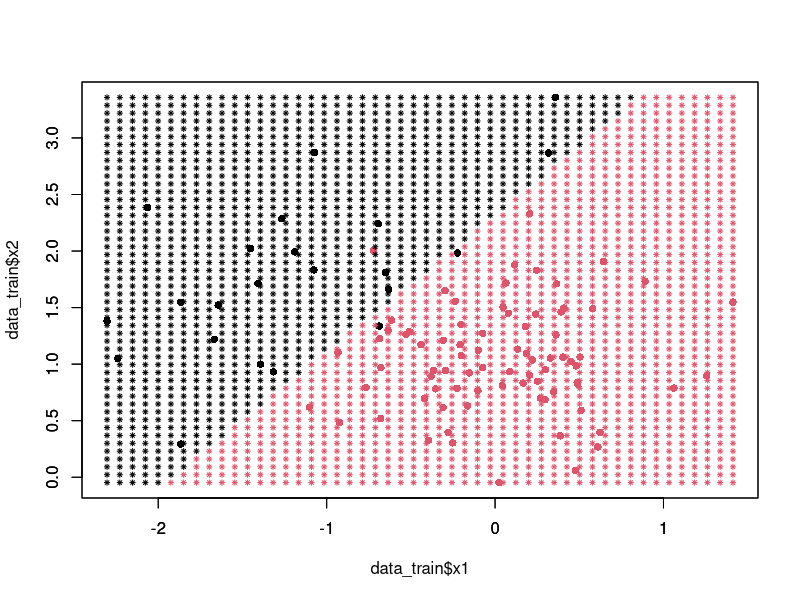

Source code (R):
# Adresse du dossier où vous travaillez
setwd("/home/charles/github/CREMIfiles/IF344_Analyse/apprentissageSuperviseClassification/Code")
# Supprimer toutes les variables
rm(list=ls(all=TRUE))
# Supprimer tous les graphiques déjà présents
graphics.off()

# Lecture des données d’apprentissage
data_train <- read.table("../../Data/synth_train.txt", header=T, sep="\t");
data_train_y <- data_train$y
data_train$y <- as.factor(data_train$y)

# Régression logistique
glm_train <- glm(y~., data = data_train, family=binomial())

# Lecture des données test
data_test <- read.table("../../Data/synth_test.txt", header=T, sep="\t");
data_test_x <- data.frame(x1=data_test$x1, x2=data_test$x2)
# Prédiction sur les données test
glm_train_predict <- predict(glm_train, newdata=data_test_x, type="response")
result_glm_train_predict <- (glm_train_predict > 0.5)+1

# Comparaison des valeurs prédites et des valeurs observées
table(result_glm_train_predict, data_test$y)
# Calcul du taux d’erreur
glm_error_rate <- mean(result_glm_train_predict != data_test$y)
cat("error rate using test data (Logistic regression) = ", glm_error_rate)

# Frontières Logistic regression
gridx1 <- seq(from=min(data_train$x1), to=max(data_train$x1), length.out=50)
gridx2 <- seq(from=min(data_train$x2), to=max(data_train$x2), length.out=50)
grid <- expand.grid(x1 = gridx1, x2 = gridx2)
data_grid_x <- data.frame(x1=grid[,1], x2=grid[,2])
glm_train_predict_grid <- predict(glm_train, newdata=data_grid_x, type="response")
result_glm_train_predict_grid <- (glm_train_predict_grid > 0.5)+1
plot(data_train$x1, data_train$x2, col=data_train_y, pch=16)
par(new=T)
plot(data_grid_x$x1, data_grid_x$x2, col=result_glm_train_predict_grid, pch=8, cex=0.5, ann=FALSE)
